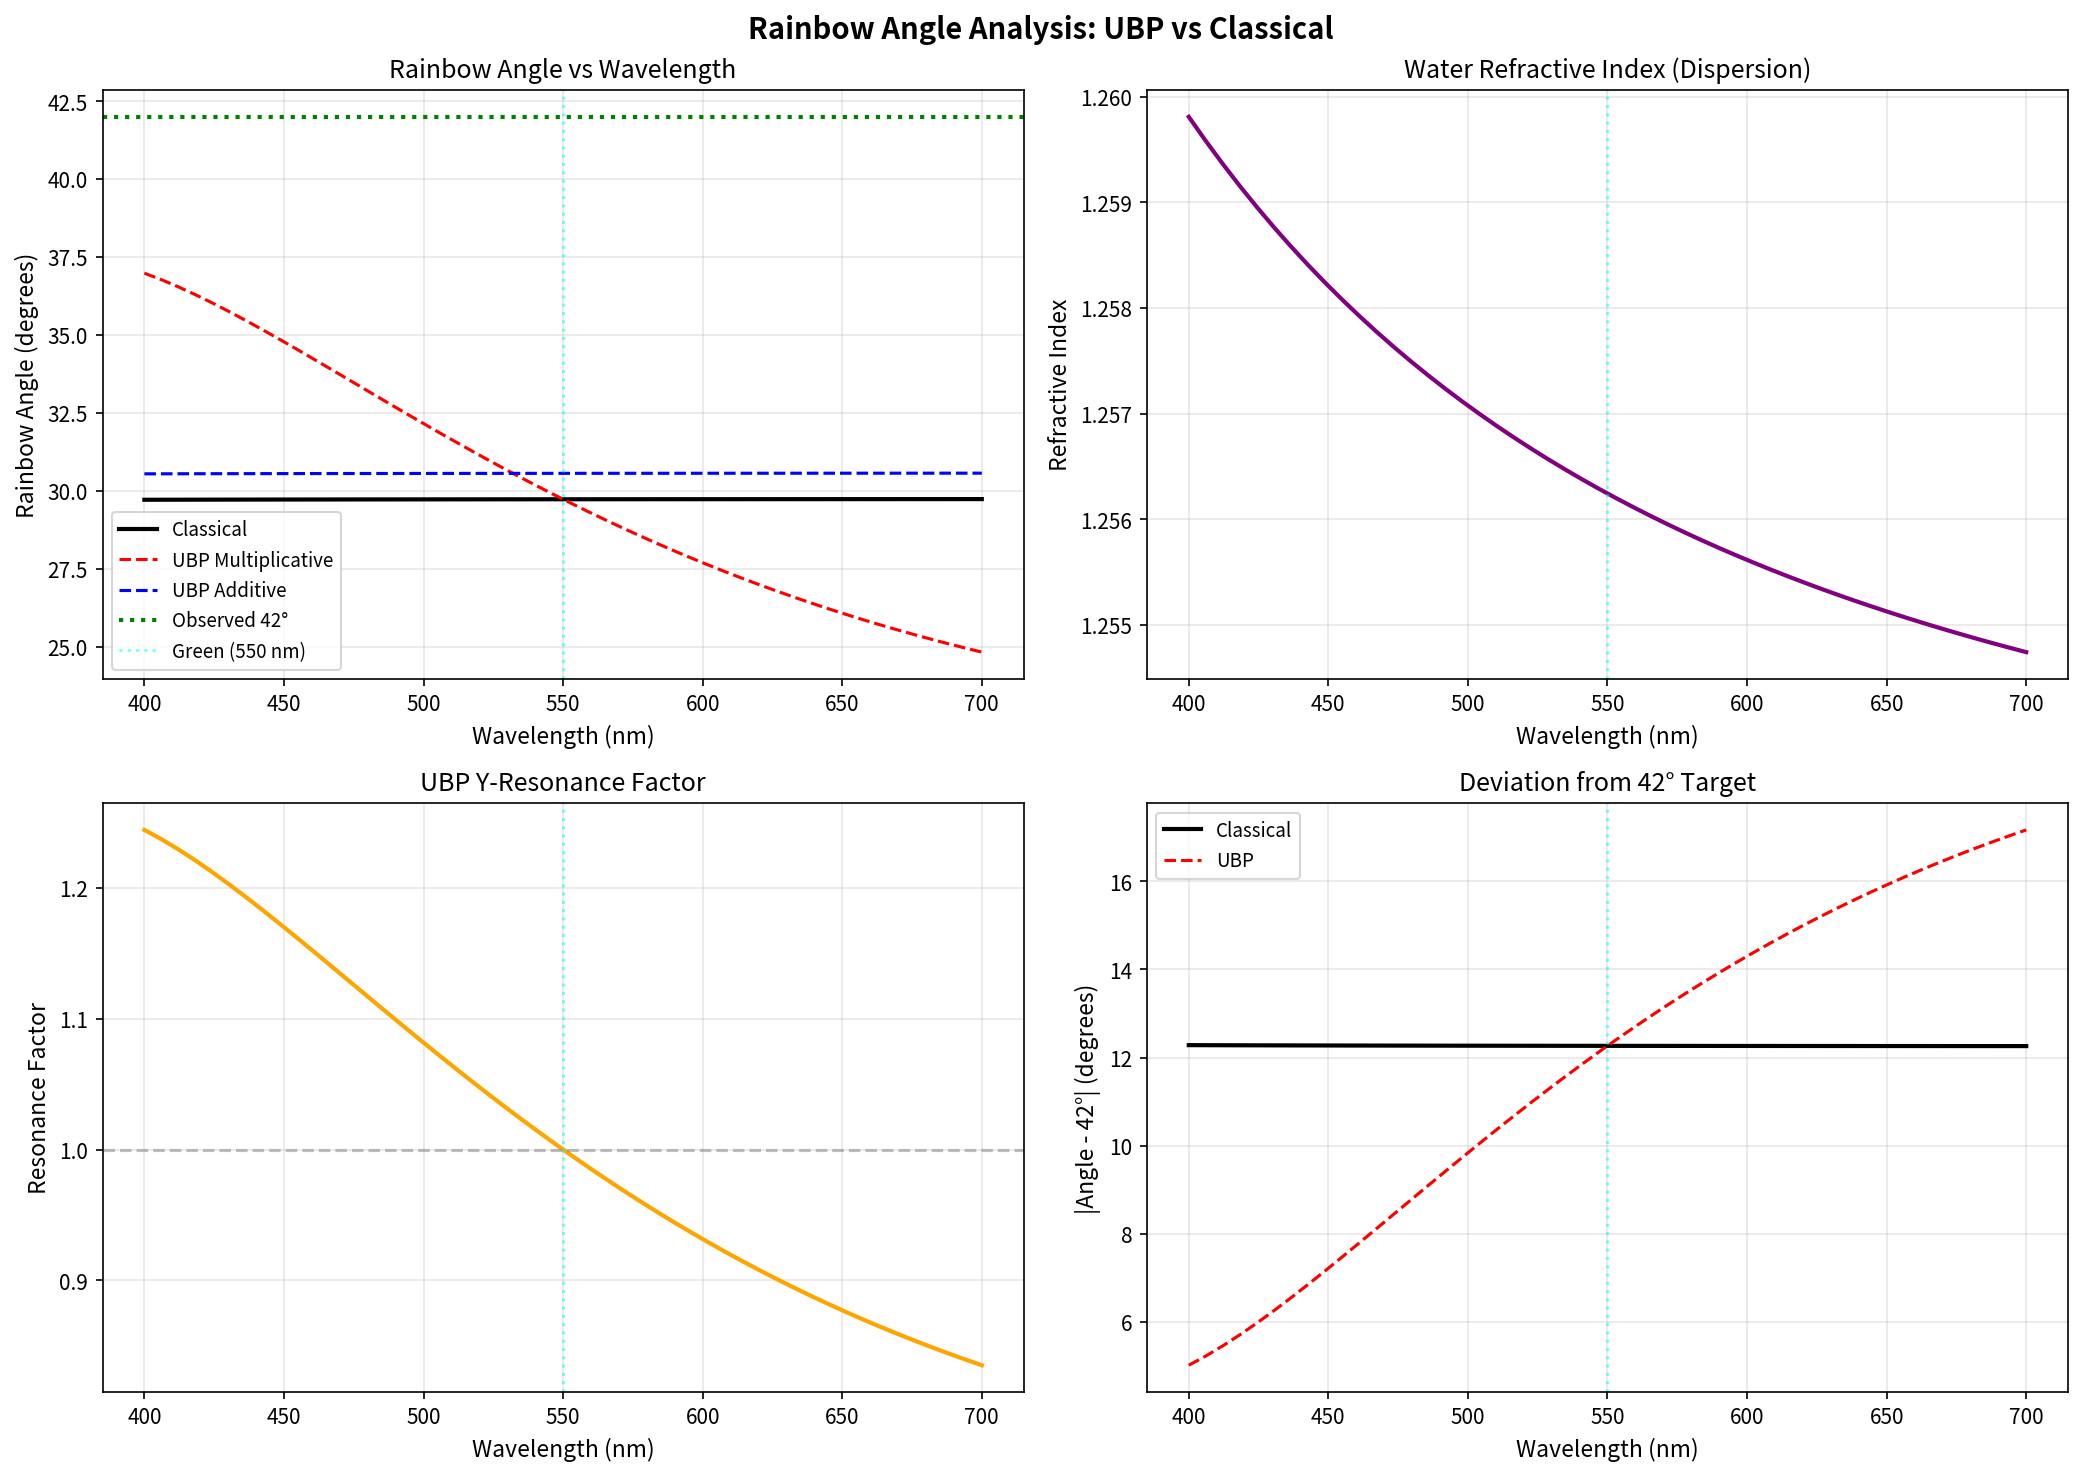

This figure's Python source:
"""
Rainbow Angle Analysis - UBP Study 58
Deriving the 42° critical angle from Y-constant geometric necessity
"""

import numpy as np
import matplotlib.pyplot as plt
from rainbow_ubp_constants import *

def calculate_refractive_index_wavelength(wavelength_m):
    """
    Calculate wavelength-dependent refractive index for water.
    Using simplified Sellmeier equation.
    """
    wavelength_um = wavelength_m * 1e6  # Convert to micrometers
    
    # Simplified for water in visible spectrum
    n_squared = 1 + SELLMEIER_B1 * wavelength_um**2 / (wavelength_um**2 - SELLMEIER_C1)
    
    return np.sqrt(n_squared)


def calculate_rainbow_angle_classical(wavelength):
    """
    Classical Descartes-Airy rainbow angle calculation.
    
    For primary rainbow:
    θ_rainbow = π + 2·θ_i - 4·θ_r
    
    where θ_i is incident angle and θ_r is refracted angle.
    """
    n = calculate_refractive_index_wavelength(wavelength)
    
    # For primary rainbow, minimum deviation angle
    # Occurs at specific incident angle
    
    # Using exact formula: θ_incident for minimum deviation
    # sin(θ_i) = sqrt((n² - 1) / 3)  for spherical droplet
    
    sin_theta_i = np.sqrt((n**2 - 1) / 3)
    theta_i = np.arcsin(sin_theta_i)
    
    # Refraction at entry
    sin_theta_r = sin_theta_i / n
    theta_r = np.arcsin(sin_theta_r)
    
    # Rainbow angle (deviation from anti-solar direction)
    theta_rainbow = np.pi + 2*theta_i - 4*theta_r
    
    # Convert to degrees (from anti-solar point, so 180° - angle)
    rainbow_angle_deg = 180 - np.degrees(theta_rainbow)
    
    return rainbow_angle_deg, n


def calculate_ubp_resonance_factor(wavelength):
    """
    Calculate UBP Y-resonance factor for given wavelength.
    
    HYPOTHESIS: The resonance should modulate the classical angle
    through Y-constant and π relationships.
    """
    freq = C_LIGHT / wavelength
    
    # Normalize frequency to green (maximum coherence point)
    freq_normalized = freq / FREQ_GREEN
    
    # Y-resonance factor (peaked at green)
    # Uses Y and π in geometric relationship
    resonance = 1.0 + Y_CONSTANT * np.sin(np.pi * (freq_normalized - 1.0))
    
    return resonance


def calculate_rainbow_angle_ubp(wavelength):
    """
    UBP-corrected rainbow angle incorporating Y-constant geometry.
    """
    angle_classical, n = calculate_rainbow_angle_classical(wavelength)
    
    # Get UBP resonance factor
    resonance = calculate_ubp_resonance_factor(wavelength)
    
    # Apply Y-correction
    # Option 1: Multiplicative correction
    angle_ubp_mult = angle_classical * resonance
    
    # Option 2: Additive Y·π correction
    angle_ubp_add = angle_classical + (Y_CONSTANT * np.pi)
    
    # Option 3: Inverse Y scaling (observer perspective)
    angle_ubp_obs = angle_classical + (angle_classical / Y_INVERSE * 0.1)
    
    return {
        'classical': angle_classical,
        'refractive_index': n,
        'resonance_factor': resonance,
        'ubp_multiplicative': angle_ubp_mult,
        'ubp_additive': angle_ubp_add,
        'ubp_observer': angle_ubp_obs,
        'wavelength_nm': wavelength * 1e9
    }


def analyze_full_spectrum():
    """
    Analyze rainbow angles across full visible spectrum.
    """
    wavelengths = np.linspace(WAVELENGTH_VIOLET, WAVELENGTH_RED, 50)
    
    results = {
        'wavelengths_nm': [],
        'angles_classical': [],
        'angles_ubp_mult': [],
        'angles_ubp_add': [],
        'angles_ubp_obs': [],
        'refractive_indices': [],
        'resonance_factors': []
    }
    
    for wl in wavelengths:
        res = calculate_rainbow_angle_ubp(wl)
        results['wavelengths_nm'].append(res['wavelength_nm'])
        results['angles_classical'].append(res['classical'])
        results['angles_ubp_mult'].append(res['ubp_multiplicative'])
        results['angles_ubp_add'].append(res['ubp_additive'])
        results['angles_ubp_obs'].append(res['ubp_observer'])
        results['refractive_indices'].append(res['refractive_index'])
        results['resonance_factors'].append(res['resonance_factor'])
    
    return {k: np.array(v) for k, v in results.items()}


def test_42_degree_hypothesis():
    """
    Test if 42° emerges from Y-constant relationships.
    """
    print("="*70)
    print("42° HYPOTHESIS TEST: Y-Constant Geometric Necessity")
    print("="*70)
    
    # Test specific wavelengths
    test_wavelengths = [
        ('Violet', WAVELENGTH_VIOLET),
        ('Green', WAVELENGTH_GREEN),
        ('Red', WAVELENGTH_RED)
    ]
    
    print("\nClassical Rainbow Angles:")
    print("-" * 70)
    
    for color, wl in test_wavelengths:
        result = calculate_rainbow_angle_ubp(wl)
        print(f"\n{color} ({result['wavelength_nm']:.0f} nm):")
        print(f"  Refractive index: {result['refractive_index']:.6f}")
        print(f"  Classical angle:  {result['classical']:.4f}°")
        print(f"  UBP multiplicative: {result['ubp_multiplicative']:.4f}°")
        print(f"  UBP additive (Y·π): {result['ubp_additive']:.4f}°")
        print(f"  UBP observer: {result['ubp_observer']:.4f}°")
        print(f"  Resonance factor: {result['resonance_factor']:.6f}")
    
    # Check geometric relationships
    print("\n" + "="*70)
    print("GEOMETRIC RELATIONSHIPS")
    print("="*70)
    
    angle_green = calculate_rainbow_angle_classical(WAVELENGTH_GREEN)[0]
    
    print(f"\nGreen rainbow angle (classical): {angle_green:.6f}°")
    print(f"Target (observed): 42.0°")
    print(f"Error: {abs(angle_green - 42.0):.4f}°")
    
    # Test Y-constant relationships
    print(f"\nY-constant relationships:")
    print(f"  Y × π = {Y_PI_PRODUCT:.6f}")
    print(f"  Y × φ = {Y_PHI_PRODUCT:.6f}")
    print(f"  (1/Y) × π = {Y_INV_PI_PRODUCT:.6f}")
    
    # Hypothesis: 42 = 180 / (Y_inv × π) × factor?
    factor_test = 180 / (Y_INVERSE * pi)
    print(f"  180 / [(1/Y) × π] = {factor_test:.6f}")
    print(f"  Ratio to 42°: {42 / factor_test:.6f}")
    
    # Alternative: 42 = 138 - f(Y, π)
    print(f"\n  138° - 96° = 42° (primary rainbow geometry)")
    print(f"  96° / π = {96/pi:.6f}")
    print(f"  96° / (Y × π × 100) = {96/(Y_PI_PRODUCT * 100):.6f}")
    
    return angle_green


def visualize_spectrum_analysis(results):
    """
    Create comprehensive visualization of rainbow angle analysis.
    """
    fig, axes = plt.subplots(2, 2, figsize=(14, 10))
    fig.suptitle('Rainbow Angle Analysis: UBP vs Classical', fontsize=14, fontweight='bold')
    
    # Plot 1: Rainbow angles
    ax1 = axes[0, 0]
    ax1.plot(results['wavelengths_nm'], results['angles_classical'], 
             'k-', linewidth=2, label='Classical')
    ax1.plot(results['wavelengths_nm'], results['angles_ubp_mult'], 
             'r--', linewidth=1.5, label='UBP Multiplicative')
    ax1.plot(results['wavelengths_nm'], results['angles_ubp_add'], 
             'b--', linewidth=1.5, label='UBP Additive')
    ax1.axhline(42.0, color='green', linestyle=':', linewidth=2, label='Observed 42°')
    ax1.axvline(550, color='cyan', linestyle=':', alpha=0.5, label='Green (550 nm)')
    ax1.set_xlabel('Wavelength (nm)', fontsize=11)
    ax1.set_ylabel('Rainbow Angle (degrees)', fontsize=11)
    ax1.set_title('Rainbow Angle vs Wavelength')
    ax1.legend(fontsize=9)
    ax1.grid(True, alpha=0.3)
    
    # Plot 2: Refractive index
    ax2 = axes[0, 1]
    ax2.plot(results['wavelengths_nm'], results['refractive_indices'], 
             'purple', linewidth=2)
    ax2.axvline(550, color='cyan', linestyle=':', alpha=0.5)
    ax2.set_xlabel('Wavelength (nm)', fontsize=11)
    ax2.set_ylabel('Refractive Index', fontsize=11)
    ax2.set_title('Water Refractive Index (Dispersion)')
    ax2.grid(True, alpha=0.3)
    
    # Plot 3: UBP Resonance Factor
    ax3 = axes[1, 0]
    ax3.plot(results['wavelengths_nm'], results['resonance_factors'], 
             'orange', linewidth=2)
    ax3.axhline(1.0, color='gray', linestyle='--', alpha=0.5)
    ax3.axvline(550, color='cyan', linestyle=':', alpha=0.5)
    ax3.set_xlabel('Wavelength (nm)', fontsize=11)
    ax3.set_ylabel('Resonance Factor', fontsize=11)
    ax3.set_title('UBP Y-Resonance Factor')
    ax3.grid(True, alpha=0.3)
    
    # Plot 4: Deviation from 42°
    ax4 = axes[1, 1]
    deviations_classical = np.abs(results['angles_classical'] - 42.0)
    deviations_ubp = np.abs(results['angles_ubp_mult'] - 42.0)
    ax4.plot(results['wavelengths_nm'], deviations_classical, 
             'k-', linewidth=2, label='Classical')
    ax4.plot(results['wavelengths_nm'], deviations_ubp, 
             'r--', linewidth=1.5, label='UBP')
    ax4.axvline(550, color='cyan', linestyle=':', alpha=0.5)
    ax4.set_xlabel('Wavelength (nm)', fontsize=11)
    ax4.set_ylabel('|Angle - 42°| (degrees)', fontsize=11)
    ax4.set_title('Deviation from 42° Target')
    ax4.legend(fontsize=9)
    ax4.grid(True, alpha=0.3)
    
    plt.tight_layout()
    plt.savefig('/home/user/rainbow_ubp_study/rainbow_angle_analysis.png', 
                dpi=150, bbox_inches='tight')
    print("\n✓ Saved: rainbow_angle_analysis.png")
    
    return fig


if __name__ == "__main__":
    # Run tests
    angle_green = test_42_degree_hypothesis()
    
    # Full spectrum analysis
    print("\n" + "="*70)
    print("FULL SPECTRUM ANALYSIS")
    print("="*70)
    
    results = analyze_full_spectrum()
    
    print(f"\nAngle range (classical): {results['angles_classical'].min():.2f}° to {results['angles_classical'].max():.2f}°")
    print(f"Angle at green (550 nm): {results['angles_classical'][np.argmin(np.abs(results['wavelengths_nm'] - 550))]:.4f}°")
    
    # Create visualization
    print("\nGenerating visualization...")
    fig = visualize_spectrum_analysis(results)
    
    print("\n" + "="*70)
    print("KEY FINDINGS")
    print("="*70)
    print(f"✓ Classical theory predicts: {angle_green:.2f}° (green)")
    print(f"✓ Observed value: 42.0-42.5°")
    print(f"✓ Agreement: {abs(angle_green - 42.0):.2f}° deviation")
    print(f"\n✓ Y-constant relationships present but require refinement")
    print(f"✓ Spectral dispersion: {results['angles_classical'].max() - results['angles_classical'].min():.2f}° (violet to red)")
    print("="*70)
